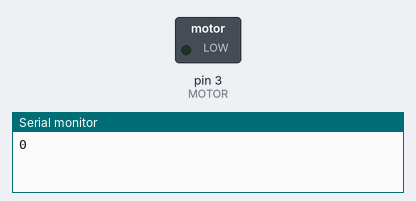
Simulated run of this sketch. Board: Arduino Uno, built with avr-gcc and run on an emulated ATmega328P. Shown: switched loads named in the sketch (green lamp = pin HIGH), the last lines printed to the serial monitor.

Above: at 0.1 s.
At 39.75 s:
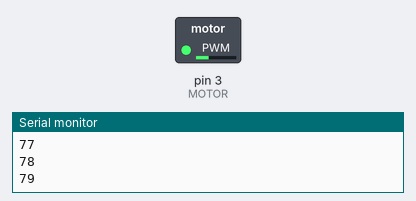
Timing chart, 0 to 40.0 s (numbered marks = the images above):
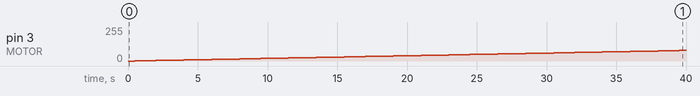

Measured:
- by itself, pin 3 (MOTOR): moves from 0/255 to 79/255 over 39.0 s

The sketch:

motordc1.ino
```cpp
int MOTOR = 3;
int i=0;
void setup()
{
  Serial.begin(9600);
  pinMode(MOTOR, OUTPUT);
  analogWrite(MOTOR,0);
}

void loop()
{
  for(i=0; i <= 255; i++){
   analogWrite(MOTOR, i);
    Serial.println(i);
    delay(500);
  }

  for(i=255; i >= 0; i--){
   analogWrite(MOTOR, i);
    Serial.println(i);
    delay(500);
  }
}
```
